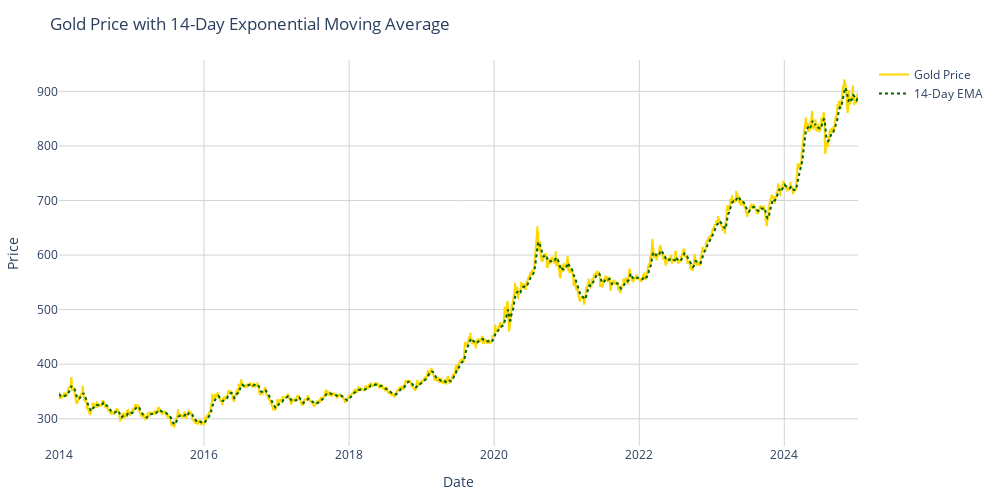

Here is the notebook cell this chart was saved with:
### Code cell
gold_dataset['EMA_14'] = gold_dataset['Price'].ewm(span=14, adjust=False).mean()

# Create plot
fig = go.Figure()

# Plot original gold price
fig.add_trace(go.Scatter(
    x=gold_dataset.index,
    y=gold_dataset['Price'],
    name='Gold Price',
    mode='lines',
    line=dict(color='gold')
))

# Plot EMA
fig.add_trace(go.Scatter(
    x=gold_dataset.index,
    y=gold_dataset['EMA_14'],
    name='14-Day EMA',
    mode='lines',
    line=dict(color='darkgreen', width=2, dash='dot')
))

# Update layout
fig.update_layout(
    title='Gold Price with 14-Day Exponential Moving Average',
    xaxis_title='Date',
    yaxis_title='Price',
    template='plotly_white',
    showlegend=True,
    width=1000,
    height=500,
    margin=dict(l=20, r=20, t=60, b=20),
    xaxis=dict(showgrid=True, gridwidth=1, gridcolor='LightGray'),
    yaxis=dict(showgrid=True, gridwidth=1, gridcolor='LightGray')
)

fig.show()

### Figure 1 — Plotly figure (JSON) as saved in the notebook; plotly's stock layout.template omitted (floating-point values rounded to 4 significant figures; data arrays with more than 128 entries replaced by an {"elided": "..."} marker saying what was removed)
{"data": [{"line": {"color": "gold"}, "mode": "lines", "name": "Gold Price", "type": "scatter", "x": {"elided": "2874 str values"}, "y": {"elided": "2874 float values"}}, {"line": {"color": "darkgreen", "dash": "dot", "width": 2}, "mode": "lines", "name": "14-Day EMA", "type": "scatter", "x": {"elided": "2874 str values"}, "y": {"elided": "2874 float values"}}], "layout": {"height": 500, "margin": {"b": 20, "l": 20, "r": 20, "t": 60}, "showlegend": true, "title": {"text": "Gold Price with 14-Day Exponential Moving Average"}, "width": 1000, "xaxis": {"gridcolor": "LightGray", "gridwidth": 1, "showgrid": true, "title": {"text": "Date"}}, "yaxis": {"gridcolor": "LightGray", "gridwidth": 1, "showgrid": true, "title": {"text": "Price"}}}}
